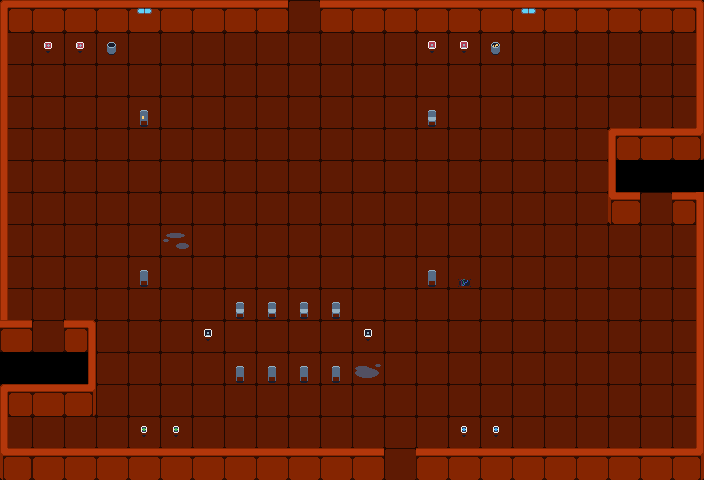

A level layout from a 2D game, rendered from its tile map. Below: a short description, then the map file with tile-grid data replaced by summaries:
An orthogonal 22x15 tile map with 32x32 px tiles, 4 tile layers (floor, floorDecoration, walls, props), 6 tilesets and 59 objects (12x Table, 5x Spawn, 4x Door, 2x SnackMachine).

<map version="1.10" tiledversion="1.11.2" orientation="orthogonal" renderorder="right-down" width="22" height="15" tilewidth="32" tileheight="32" infinite="0" nextlayerid="12" nextobjectid="253">
 <tileset firstgid="1" source="tileset_ebene2.tsx" />
 <tileset firstgid="852" source="props_and_items_ebene2.tsx" />
 <tileset firstgid="1380" source="Beartrap.tsx" />
 <tileset firstgid="1384" source="ExplosionEffect.tsx" />
 <tileset firstgid="1385" source="tileset_ebene3.tsx" />
 <tileset firstgid="2236" source="tileset_ebene1.tsx" />
 <layer id="3" name="floor" width="22" height="15">
  <data>[330 cells, 324 non-empty, 1 distinct tile ids]</data>
 </layer>
 <layer id="11" name="floorDecoration" width="22" height="15">
  <data>[330 cells, 2 non-empty, 2 distinct tile ids]</data>
 </layer>
 <layer id="1" name="walls" width="22" height="15">
  <data>[330 cells, 74 non-empty, 11 distinct tile ids]</data>
 </layer>
 <layer id="2" name="props" width="22" height="15">
  <data>[330 cells, 27 non-empty, 12 distinct tile ids]</data>
 </layer>
 <objectgroup id="6" name="Collisions">
  <object id="207" x="0.5" y="0" width="7.5" height="351.5" />
  <object id="209" x="0.5" y="340.5" width="94" height="10.5" />
  <object id="210" x="87.5" y="340.5" width="8.5" height="75" />
  <object id="211" x="-2" y="407.5" width="98" height="8" />
  <object id="212" x="-1.5" y="408.5" width="9.5" height="73" />
  <object id="213" x="-2" y="470.667" width="707.667" height="7.33333" />
  <object id="214" x="696" y="191.5" width="8.5" height="287" />
  <object id="215" x="607.5" y="214.5" width="97" height="10" />
  <object id="216" x="607.5" y="128" width="8.5" height="95.5" />
  <object id="217" x="606" y="126.5" width="97.5" height="9" />
  <object id="218" x="694.5" y="0" width="10" height="133.5" />
  <object id="220" x="-0.5" y="22" width="704" height="9" />
  <object id="221" x="461.5" y="427" width="4.5" height="9.5" />
  <object id="224" x="492.5" y="426" width="5.5" height="11" />
  <object id="225" x="235.5" y="370.5" width="9" height="11.5" />
  <object id="229" x="266" y="368.75" width="9" height="11.5" />
  <object id="230" x="297.5" y="368.25" width="9" height="11.5" />
  <object id="231" x="330" y="369.75" width="9" height="11.5" />
  <object id="232" x="235.5" y="304.75" width="9" height="11.5" />
  <object id="233" x="266.5" y="305.25" width="9" height="11.5" />
  <object id="234" x="298.5" y="303.75" width="9" height="11.5" />
  <object id="236" x="329.5" y="304.25" width="9" height="11.5" />
  <object id="237" x="427" y="273.75" width="9" height="11.5" />
  <object id="238" x="139.5" y="273.25" width="9" height="11.5" />
  <object id="239" x="139" y="112.25" width="9" height="11.5" />
  <object id="240" x="426.5" y="112.75" width="9" height="11.5" />
  <object id="241" x="141.5" y="427.5" width="5" height="8.5" />
  <object id="242" x="173" y="427" width="5.5" height="10" />
  <object id="243" x="205" y="330.5" width="7.5" height="10.5" />
  <object id="244" x="364" y="328.5" width="7" height="10.5" />
  <object id="245" x="43.5" y="41.5" width="8.5" height="10.5" />
  <object id="246" x="77.5" y="43" width="5" height="8" />
  <object id="247" x="108" y="42.5" width="7" height="11.5" />
  <object id="248" x="428.5" y="40.5" width="7" height="11.5" />
  <object id="249" x="460.5" y="40.5" width="7" height="11.5" />
  <object id="251" x="491.5" y="42.5" width="8.5" height="11.5" />
 </objectgroup>
 <objectgroup id="9" name="Props" />
 <objectgroup id="7" name="Entities">
  <object id="180" name="Table" type="Table" x="128" y="128" width="32" height="32" />
  <object id="181" name="Table" type="Table" x="128" y="160" width="32" height="32" />
  <object id="183" name="Table" type="Table" x="128" y="192" width="32" height="32" />
  <object id="184" name="Table" type="Table" x="128" y="224" width="32" height="32" />
  <object id="185" name="Table" type="Table" x="416" y="128.667" width="32" height="32" />
  <object id="186" name="Table" type="Table" x="416" y="160.667" width="32" height="32" />
  <object id="187" name="Table" type="Table" x="416" y="192.667" width="32" height="32" />
  <object id="188" name="Table" type="Table" x="416" y="224.667" width="32" height="32" />
  <object id="189" name="Table" type="Table" x="224.667" y="320" width="32" height="32" />
  <object id="190" name="Table" type="Table" x="256.667" y="320" width="32" height="32" />
  <object id="191" name="Table" type="Table" x="288.667" y="320" width="32" height="32" />
  <object id="192" name="Table" type="Table" x="320.667" y="320" width="32" height="32" />
  <object id="193" name="DoorSpawn" type="Door" x="32" y="320" width="32" height="32">
   <properties>
    <property name="DoorDirection" value="West" />
   </properties>
  </object>
  <object id="194" name="DoorSpawn" type="Door" x="288" y="0" width="32" height="32">
   <properties>
    <property name="DoorDirection" value="North" />
   </properties>
  </object>
  <object id="195" name="DoorSpawn" type="Door" x="640" y="192" width="32" height="32">
   <properties>
    <property name="DoorDirection" value="East" />
   </properties>
  </object>
  <object id="196" name="DoorSpawn" type="Door" x="384" y="448" width="32" height="32">
   <properties>
    <property name="DoorDirection" value="South" />
   </properties>
  </object>
  <object id="198" name="ScientistSpawn" type="Spawn" x="512.636" y="75.697">
   <ellipse />
  </object>
  <object id="199" name="ScientistSpawn" type="Spawn" x="269.667" y="399.833">
   <ellipse />
  </object>
  <object id="201" name="ScientistSpawn" type="Spawn" x="304.333" y="402.667">
   <ellipse />
  </object>
  <object id="203" name="ScientistSpawn" type="Spawn" x="278" y="293.333">
   <ellipse />
  </object>
  <object id="204" name="ScientistSpawn" type="Spawn" x="304" y="297.333">
   <ellipse />
  </object>
  <object id="205" name="SnackMachine" type="SnackMachine" x="510.667" y="30.6667" width="32" height="32" />
  <object id="206" name="SnackMachine" type="SnackMachine" x="127.333" y="30.6667" width="32" height="32" />
 </objectgroup>
 <objectgroup id="8" name="Acids" />
</map>
